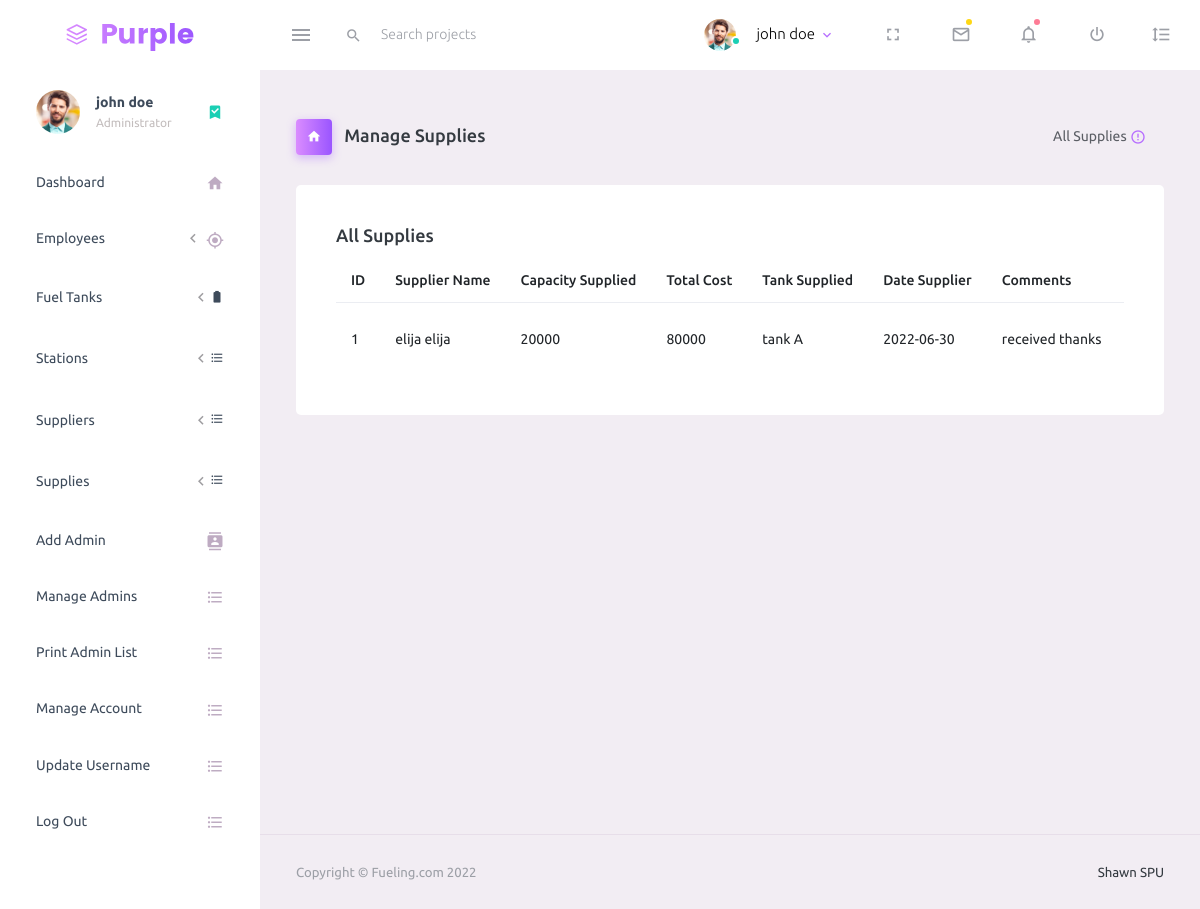
/admin/manage-supplies.php (signed in), run on an earlier commit of the app's database.
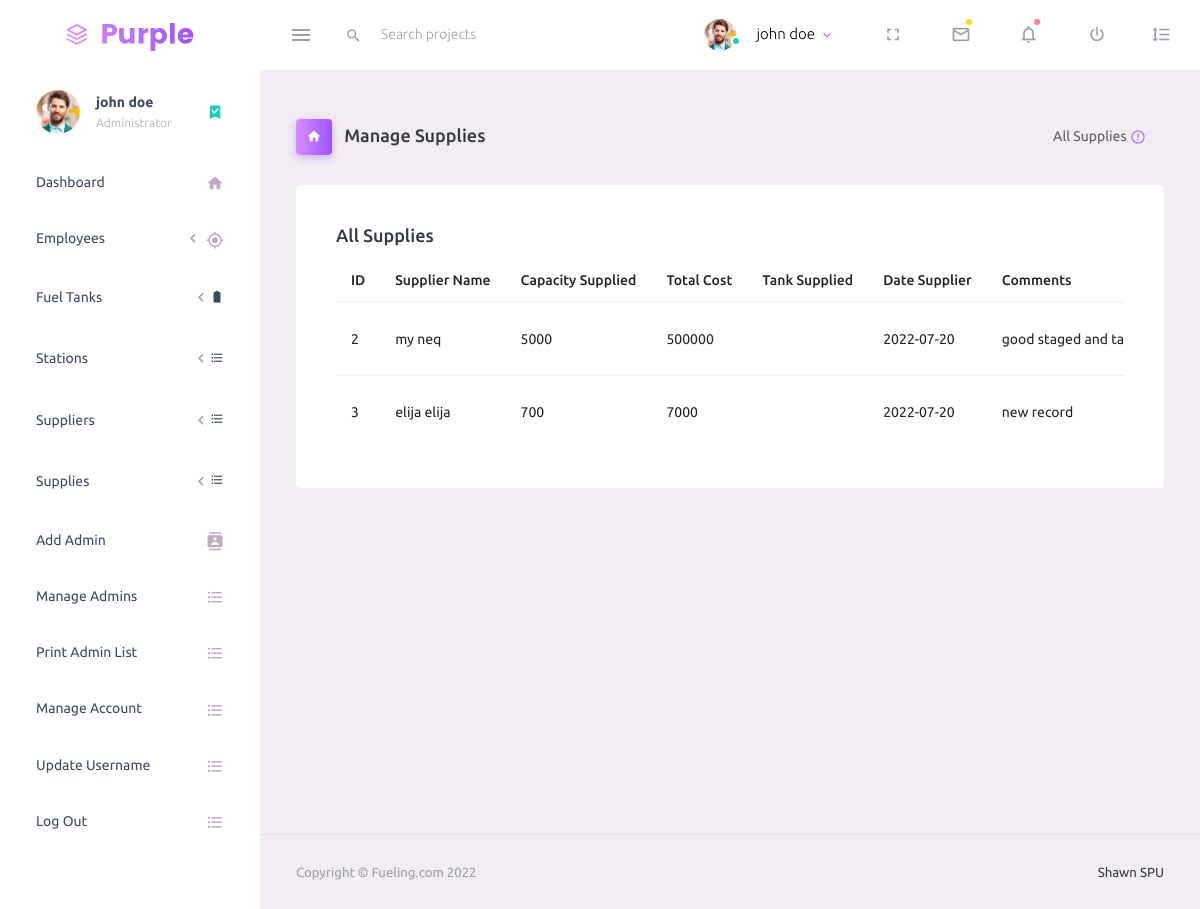
And on a later commit of the database.
### tables this page shows
CREATE TABLE `supplies` (
  `supply_id` int NOT NULL,
  `supply_supplier_id` int DEFAULT NULL,
  `supply_capacity` varchar(50) NOT NULL,
  `supply_total_cost` varchar(50) NOT NULL,
  `supply_fuel_tank_id` int NOT NULL,
  `supply_date` varchar(50) NOT NULL,
  `supply_comments` varchar(500) NOT NULL
);

CREATE TABLE `suppliers` (
  `supplier_id` int NOT NULL,
  `supplier_name` varchar(50) NOT NULL,
  `supplier_company` varchar(50) NOT NULL,
  `supplier_email` varchar(50) NOT NULL,
  `supplier_phone_number` varchar(50) NOT NULL
);

CREATE TABLE `fuel_tank` (
  `fuel_tank_id` int NOT NULL,
  `fuel_tank_ref` varchar(50) NOT NULL,
  `fuel_tank_capacity` varchar(50) NOT NULL,
  `tank_station_id` int DEFAULT NULL
);

### admin/manage-supplies.php (the view, shortened to what the changed rows need)
<!DOCTYPE html>
<html lang="en">
<head>
    <link rel="stylesheet" href="assets/vendors/mdi/css/materialdesignicons.min.css">
    <link rel="stylesheet" href="assets/vendors/css/vendor.bundle.base.css">
    <link rel="stylesheet" href="assets/css/style.css">
</head>
<body>
    <div class="container-scroller">
        <div class="container-fluid page-body-wrapper">
            <div class="main-panel">
                <div class="content-wrapper">
                    <div class="row">
                        <div class="col-12 grid-margin">
                            <div class="card">
                                <div class="card-body">
                                    <div class="table-responsive">
                                        <table class="table">
                                            <thead>
                                                <tr>
                                                    <th> ID </th>
                                                    <th> Supplier Name </th>
                                                    <th> Capacity Supplied </th>
                                                    <th> Total Cost </th>
                                                    <th> Tank Supplied </th>
                                                    <th>Date Supplier</th>
                                                    <th>Comments</th>
                                                    <th>Action</th>
                                                </tr>
                                            </thead>
                                            <tbody>
                                                <?php
                                                include '../db-conection.php';
                                                $bookingplans = "SELECT * FROM `supplies`";
                                                $querybookingsplans = mysqli_query($conn, $bookingplans);
                                                $bookingsplansrows = mysqli_num_rows($querybookingsplans);
                                                if ($bookingsplansrows >= 1) {
                                                    while ($fetch  = mysqli_fetch_assoc($querybookingsplans)) {
                                                        $id = $fetch['supply_id'];
                                                        $supplierid = $fetch['supply_supplier_id'];
                                                        $capacity = $fetch['supply_capacity'];
                                                        $tankid = $fetch['supply_fuel_tank_id'];
                                                        $cost = $fetch['supply_total_cost'];
                                                        $date = $fetch['supply_date'];
                                                        $comments = $fetch['supply_comments'];
                                                        $checktank = "SELECT * FROM `fuel_tank` WHERE `fuel_tank_id` = '$tankid'";
                                                        $querytank = mysqli_query($conn, $checktank);
                                                        $fetchtank = mysqli_num_rows($querytank);
                                                        if ($fetchtank > 0) {
                                                            while ($fetchtank = mysqli_fetch_assoc($querytank)) {
                                                                $tankname = $fetchtank['fuel_tank_name'];
                                                            }
                                                        }
                                                        $checksupplier = "SELECT * FROM `suppliers` WHERE `supplier_id` = '$supplierid'";
                                                        $querysupplier = mysqli_query($conn, $checksupplier);
                                                        $fetchsupplier = mysqli_num_rows($querysupplier);
                                                        if ($fetchsupplier > 0) {
                                                            while ($fetchtank = mysqli_fetch_assoc($querysupplier)) {
                                                                $suppliername = $fetchtank['supplier_name'];
                                                            }
                                                        }
                                                        echo "
                                                            <tr>
                                                                <td>$id</td>
                                                                <td>$suppliername</td>
                                                                <td>$capacity</td>
                                                                <td>$cost</td>
                                                                <td>$tankname</td>
                                                                <td>$date</td>
                                                                <td>$comments</td>
                                                                <td>
                                                                <a href='edit-supply.php?supply=$id'> <button   class='btn btn-outline-success btn-rounded btn-icon'>
                                                                <i class='mdi mdi-bullseye'></i>
                                                              </button> </a>
                                                              <a href='delete-supply.php?supply=$id'> <button class='btn btn-outline-danger btn-rounded btn-icon'>
                                                                <i class='mdi mdi-recycle'></i>
                                                              </button>
                                                              </a>
                                                                </td>
                                </tr>";
                                                    }
                                                }
                                                ?>
                                            </tbody>
                                        </table>
                                    </div>
                                </div>
                            </div>
                        </div>
                    </div>
                </div>
            </div>
        </div>
    </div>
</body>
</html>

What changed in the data, as far as the page shows it:
removed supplies: supply_id "1", suppliers.supplier_name "elija elija", supply_capacity "20000", supply_total_cost "80000", fuel_tank.fuel_tank_name "tank A", supply_date "2022-06-30", supply_comments "received thanks"
added supplies: supply_id "2", supply_supplier.supplier_name "my neq", supply_capacity "5000", supply_total_cost "500000", supply_date "2022-07-20", supply_comments "good staged and…"
added supplies: supply_id "3", supply_supplier.supplier_name "elija elija", supply_capacity "700", supply_total_cost "7000", supply_date "2022-07-20", supply_comments "new record"
